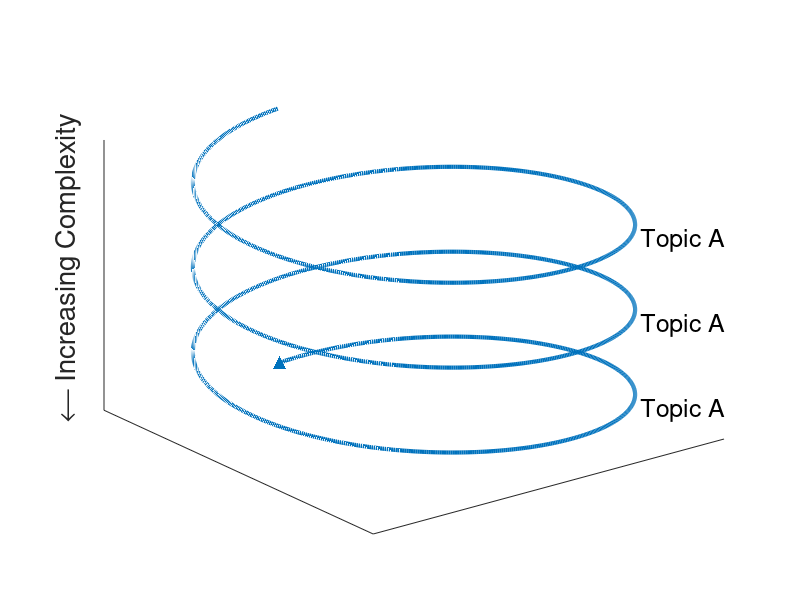

Recreate this plot in MATLAB.
%% Figures for Webinar

%% Calendar
figure(1),clf
hold on

theta = 0:0.01:6*pi;
x = sin(theta);
y = cos(theta);
plot3(x,y,theta,'LineWidth',3)

ts = pi*[.8 2.8 4.8]';
scatter3(x(1),(1),theta(1),90,[0 0.4470 0.7410]	,'filled','^')
text(sin(ts)+.08,cos(ts),ts,'Topic A', 'FontSize',18)

zlabel('⟵ Increasing Complexity','FontSize',20)
zticks([])
yticks([])
xticks([])
view(3)

%% asdfasdf 